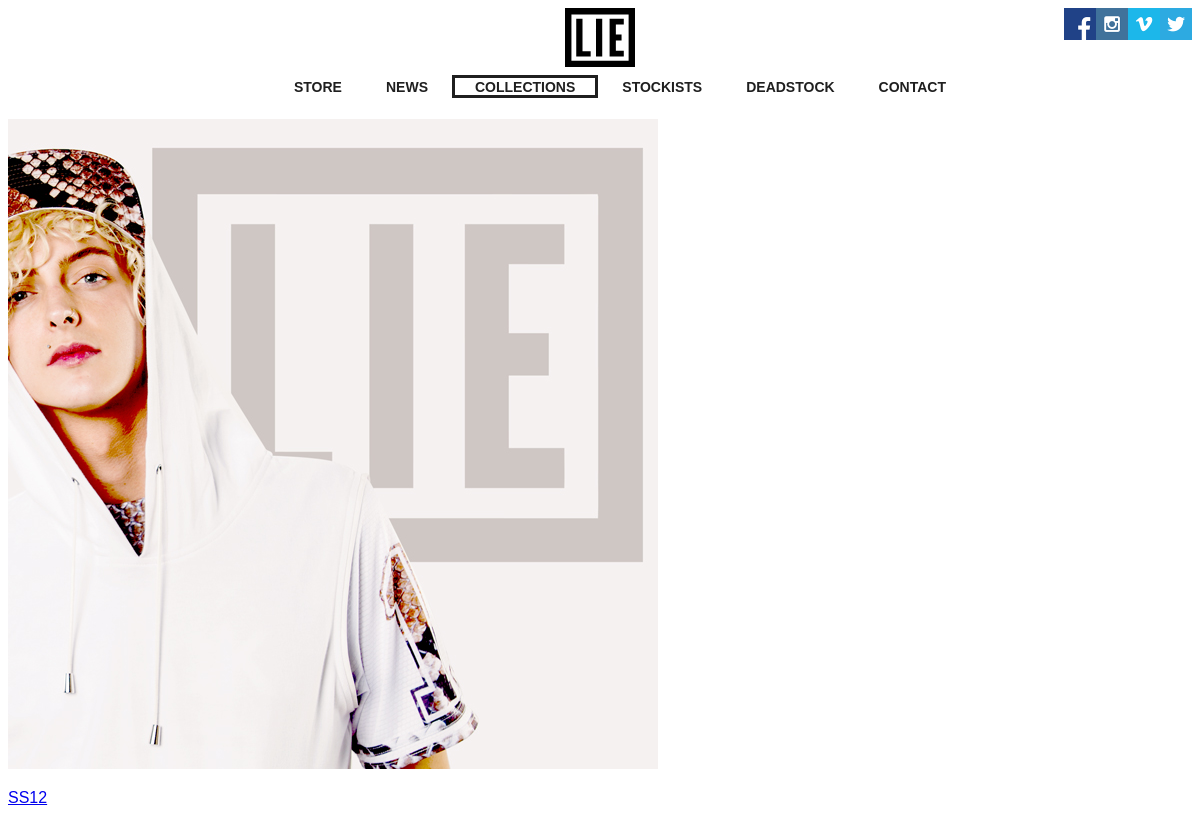
Page /collections/ on the committed database.
### content/models.py (models this page shows, shortened)
class Collection(models.Model):
	name = models.CharField(max_length=128)
	photo = models.FileField(upload_to='collections') #change this to a URLField for production or else find a way to manage ftp uploads from django admin
	link = models.URLField(max_length=200)
	products = models.ManyToManyField(Product)

### content/views.py (the view)
# urls.py: url(r'^collections/', views.collections, name='collections'),
def collections(request):
	context = RequestContext(request)
	collection_list = Collection.objects.order_by('-id')
	context_dict = {
	'page_title': 'Love is Earth - Collections',
	'page_desc': 'Find the media from all our collection releases below.',
	'page_type': 'blog',
	'page_image': ''
	}
	context_dict['collections'] = collection_list
	return render_to_response('collections.html', context_dict, context)

### templates/collections.html
{% extends 'base.html' %}
{% block content %}
{% for collection in collections %}
	<div class="collection">
		<a href="{{ collection.link }}"><img class="collection_photo" src="{{ MEDIA_URL }}{{ collection.photo }}" />
		<p class="collection_name">{{ collection.name }}</p>
	</div>
{% endfor %}
{% endblock %}

### static/css/style.css (style rules this page uses)
p { font-family: helvetica; }

### rows in the picture
Collection: photo (picture), name "SS12"
